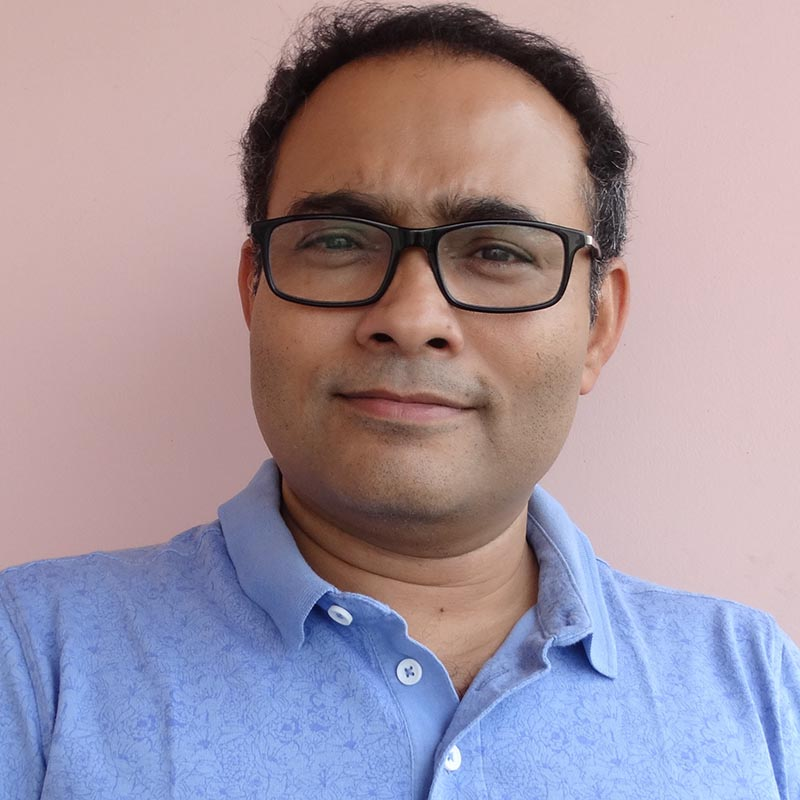
#> input picture Project_extra/Sid-Roy.jpg, 800 x 800 px
$ python trial2.py
#> lines starting #> are read from the running program, lines starting #| are printed output that depends on the picture; after the words box and inside, x2 and y2 are one past the last pixel; in counts of white or black regions, pixels touching at a corner belong together
import numpy as np
import cv2

f_cascade = cv2.CascadeClassifier("Scripts/haarcascade_frontalface_alt_tree.xml")
# e_cascade = cv2.CascadeClassifier("eye.xml")

image = cv2.imread("Project_extra/Sid-Roy.jpg")
#> image is the input picture: shape (800, 800, 3); mean B, G, R 160.3, 148, 163.2
gray = cv2.cvtColor(image, cv2.COLOR_BGR2GRAY)
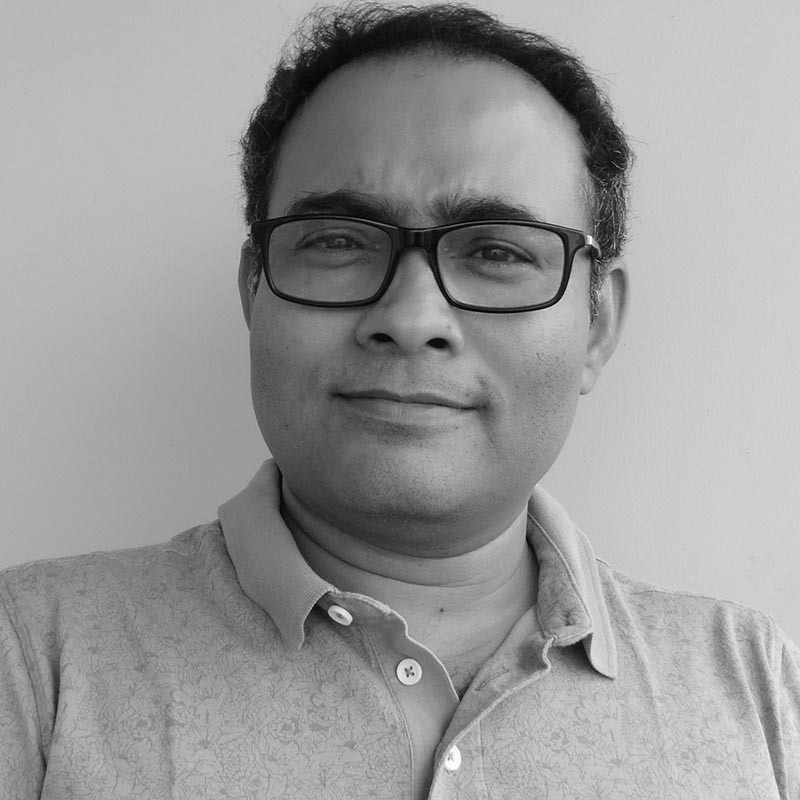
#> gray: shape (800, 800); min 1, max 254, mean 154

faces = f_cascade.detectMultiScale(gray, 1.3, 5)
#> faces = ()

for (x,y,w,h) in faces:
    cv2.rectangle(image,(x,y),(x+w,y+h),(255,0,0),2)
#> this loop made 0 passes

cv2.imshow('img', image)
cv2.waitKey(0)
cv2.destroyAllWindows()

$ run again, with Project_extra/crash.jpg copied over Project_extra/Sid-Roy.jpg
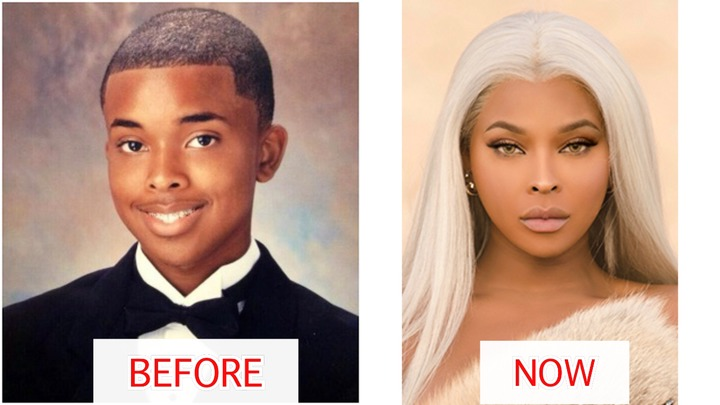
#> input picture Project_extra/crash.jpg, 720 x 405 px
#> image is the input picture: shape (405, 720, 3); mean B, G, R 143.6, 157.5, 187.4
#> `gray = cv2.cvtColor(image, cv2.COLOR_BGR2GRAY)`:
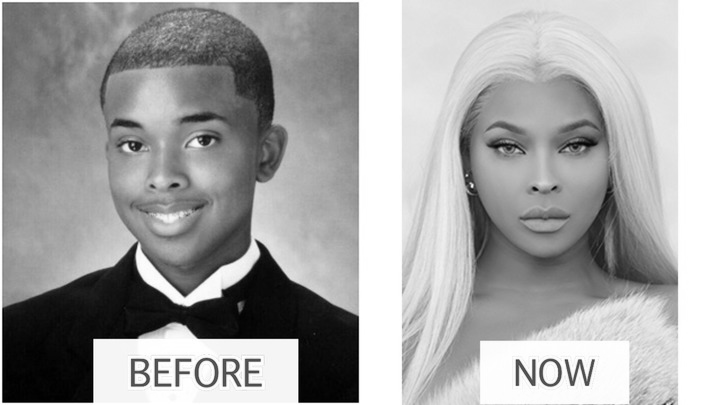
#> gray: shape (405, 720); min 0, max 255, mean 164.9
#> faces = [[459, 82, 170, 170]]
#> the loop `for (x,y,w,h) in faces:` made 1 pass
#> after the loop `for (x,y,w,h) in faces:`:
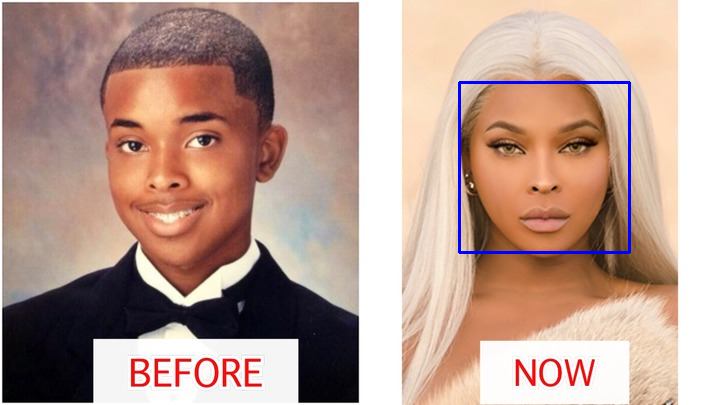
#> image: shape (405, 720, 3); 0.7% of pixels changed, all inside (x1, y1, x2, y2) = (458, 81, 631, 254)

$ run again, with Project_extra/crowd.jpg copied over Project_extra/Sid-Roy.jpg
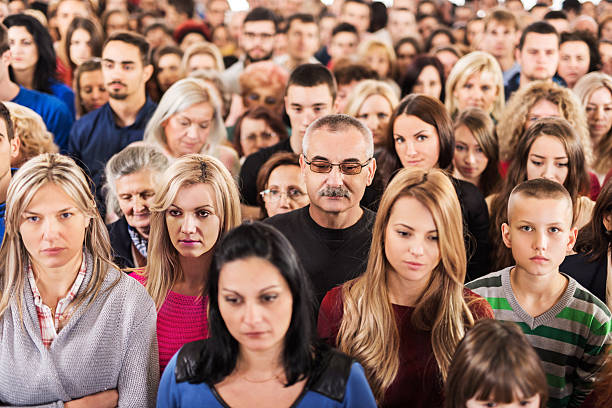
#> input picture Project_extra/crowd.jpg, 612 x 408 px
#> image is the input picture: shape (408, 612, 3); mean B, G, R 103.7, 116.3, 150.2
#> `gray = cv2.cvtColor(image, cv2.COLOR_BGR2GRAY)`:
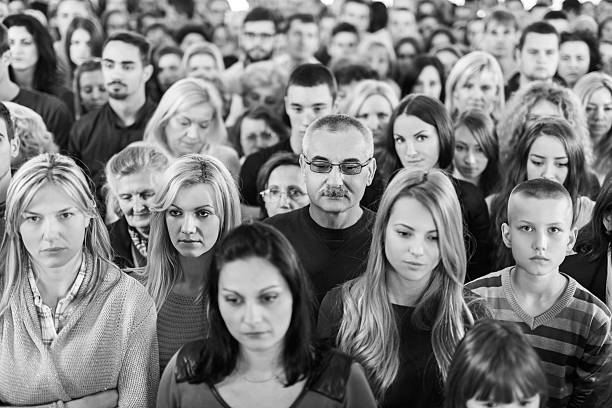
#> gray: shape (408, 612); min 0, max 255, mean 125
#> faces = ()
